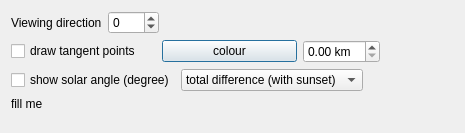
<?xml version="1.0" encoding="UTF-8"?>
<ui version="4.0">
 <class>RemoteSensingDockWidget</class>
 <widget class="QDialog" name="RemoteSensingDockWidget">
  <property name="geometry">
   <rect>
    <x>0</x>
    <y>0</y>
    <width>465</width>
    <height>133</height>
   </rect>
  </property>
  <property name="sizePolicy">
   <sizepolicy hsizetype="Preferred" vsizetype="Preferred">
    <horstretch>0</horstretch>
    <verstretch>0</verstretch>
   </sizepolicy>
  </property>
  <property name="windowTitle">
   <string>Remote Sensing</string>
  </property>
  <layout class="QVBoxLayout" name="verticalLayout">
   <item>
    <layout class="QHBoxLayout" name="horizontalLayout">
     <item>
      <widget class="QLabel" name="lbObsAngle">
       <property name="toolTip">
        <string>View direction of the remote sensing instrument.
0 degree is towards flight direction.</string>
       </property>
       <property name="text">
        <string>Viewing direction</string>
       </property>
      </widget>
     </item>
     <item>
      <widget class="QDoubleSpinBox" name="dsbObsAngle">
       <property name="decimals">
        <number>0</number>
       </property>
       <property name="minimum">
        <double>-180.000000000000000</double>
       </property>
       <property name="maximum">
        <double>180.000000000000000</double>
       </property>
       <property name="singleStep">
        <double>15.000000000000000</double>
       </property>
      </widget>
     </item>
     <item>
      <spacer name="horizontalSpacer_2">
       <property name="orientation">
        <enum>Qt::Horizontal</enum>
       </property>
       <property name="sizeHint" stdset="0">
        <size>
         <width>40</width>
         <height>20</height>
        </size>
       </property>
      </spacer>
     </item>
    </layout>
   </item>
   <item>
    <layout class="QHBoxLayout" name="horizontalLayout_5">
     <item>
      <widget class="QCheckBox" name="cbDrawTangents">
       <property name="minimumSize">
        <size>
         <width>145</width>
         <height>0</height>
        </size>
       </property>
       <property name="toolTip">
        <string>Tangent points in viewing direction at the specified altitude.
Aircraft altitude is taken from the flight path.</string>
       </property>
       <property name="text">
        <string>draw tangent points</string>
       </property>
      </widget>
     </item>
     <item>
      <widget class="QPushButton" name="btTangentsColour">
       <property name="sizePolicy">
        <sizepolicy hsizetype="Fixed" vsizetype="Fixed">
         <horstretch>0</horstretch>
         <verstretch>0</verstretch>
        </sizepolicy>
       </property>
       <property name="minimumSize">
        <size>
         <width>135</width>
         <height>0</height>
        </size>
       </property>
       <property name="layoutDirection">
        <enum>Qt::LeftToRight</enum>
       </property>
       <property name="text">
        <string>colour</string>
       </property>
      </widget>
     </item>
     <item>
      <widget class="QDoubleSpinBox" name="dsbTangentHeight">
       <property name="minimumSize">
        <size>
         <width>0</width>
         <height>0</height>
        </size>
       </property>
       <property name="prefix">
        <string/>
       </property>
       <property name="suffix">
        <string> km</string>
       </property>
      </widget>
     </item>
     <item>
      <spacer name="horizontalSpacer">
       <property name="orientation">
        <enum>Qt::Horizontal</enum>
       </property>
       <property name="sizeHint" stdset="0">
        <size>
         <width>40</width>
         <height>20</height>
        </size>
       </property>
      </spacer>
     </item>
    </layout>
   </item>
   <item>
    <layout class="QHBoxLayout" name="horizontalLayout_6">
     <item>
      <widget class="QCheckBox" name="cbShowSolarAngle">
       <property name="minimumSize">
        <size>
         <width>145</width>
         <height>0</height>
        </size>
       </property>
       <property name="toolTip">
        <string>dark green if below horizon; otherwise reds: 0,5,10,15, purples: 15,25,35,45,60, greens: 60,90,135,180</string>
       </property>
       <property name="text">
        <string>show solar angle (degree)</string>
       </property>
      </widget>
     </item>
     <item>
      <widget class="QComboBox" name="cbSolarType">
       <item>
        <property name="text">
         <string>total difference (with sunset)</string>
        </property>
       </item>
       <item>
        <property name="text">
         <string>total difference</string>
        </property>
       </item>
       <item>
        <property name="text">
         <string>azimuth difference</string>
        </property>
       </item>
       <item>
        <property name="text">
         <string>elevation difference</string>
        </property>
       </item>
      </widget>
     </item>
     <item>
      <spacer name="horizontalSpacer_3">
       <property name="orientation">
        <enum>Qt::Horizontal</enum>
       </property>
       <property name="sizeHint" stdset="0">
        <size>
         <width>40</width>
         <height>20</height>
        </size>
       </property>
      </spacer>
     </item>
    </layout>
   </item>
   <item>
    <layout class="QHBoxLayout" name="horizontalLayout_2">
     <item>
      <widget class="QLabel" name="lbSolarCmap">
       <property name="text">
        <string>fill me</string>
       </property>
      </widget>
     </item>
    </layout>
   </item>
   <item>
    <spacer name="verticalSpacer">
     <property name="orientation">
      <enum>Qt::Vertical</enum>
     </property>
     <property name="sizeHint" stdset="0">
      <size>
       <width>20</width>
       <height>40</height>
      </size>
     </property>
    </spacer>
   </item>
  </layout>
 </widget>
 <resources/>
 <connections/>
</ui>
